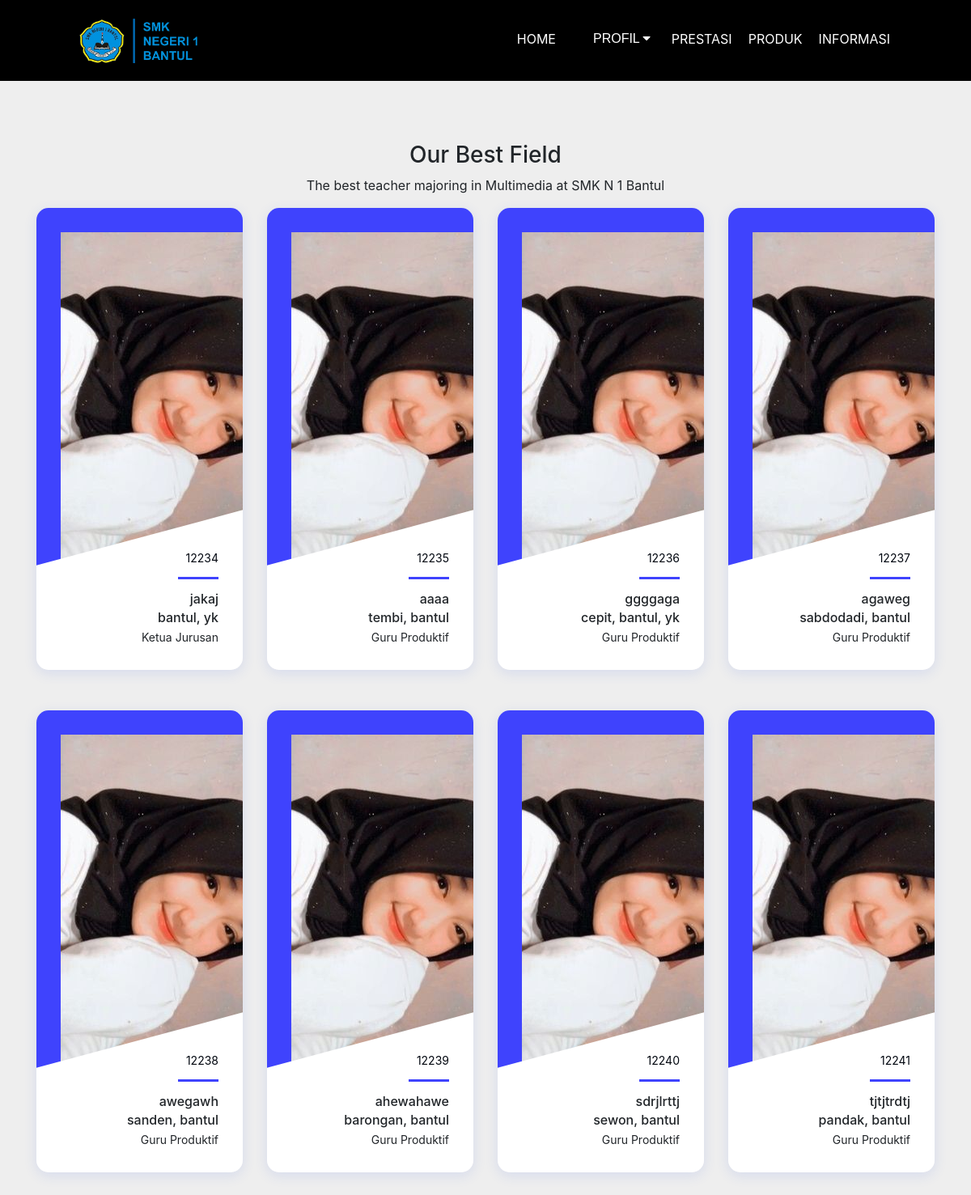
Page /website_mm/data_guru.php on the earlier database version.
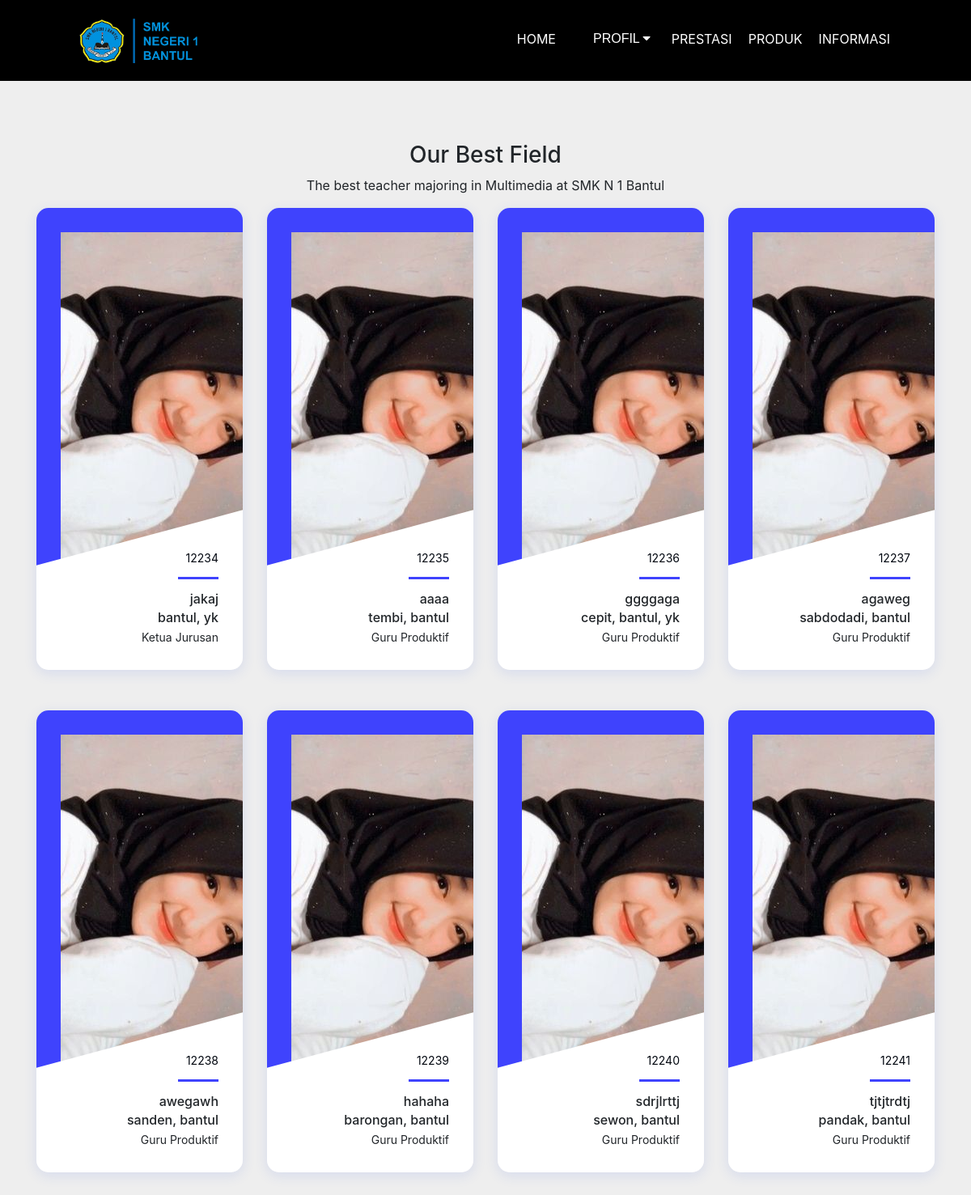
Same page on the later database version.
### tables this page shows
CREATE TABLE `tb_guru` (
  `nip` varchar(20) NOT NULL,
  `nama` varchar(50) NOT NULL,
  `alamat` varchar(60) NOT NULL,
  `jabatan` varchar(15) NOT NULL,
  `image` varchar(100) NOT NULL
);

### website_mm/data_guru.php (the view, shortened to what this page needs)
<!DOCTYPE html>
<html lang="en">
<head>
    <link href="https://cdn.jsdelivr.net/npm/bootstrap@4.5.0/dist/css/bootstrap.min.css" rel="stylesheet">
</head>
<body>
<link href="https://maxcdn.bootstrapcdn.com/font-awesome/4.7.0/css/font-awesome.min.css" rel="stylesheet" />
<header class="bg">
<nav>
  <div class="menu">
    <a href=""><img src="img/logo_smk.png"></a>
      <ul>
        <li><a href="index.php">HOME</a></li>
          <div class="navbar">
            <div class="dropdownn">
            <button class="dropbtnn">PROFIL
              <i class="fa fa-caret-down"></i>
            </button>
            </div>
          </div>
          <li><a href="prestasi.php">PRESTASI</a></li>
          <li><a href="produk.php">PRODUK</a></li>
          <li><a href="index.php#berita">INFORMASI</a></li>
      </ul>
  </div>
</nav>
</header>
<div class="container">
        <div class="row justify-content-center">
          <div class="col-12 col-sm-8 col-lg-6">
            <div class="section_heading text-center wow fadeInUp" data-wow-delay="0.2s" style="visibility: visible; animation-delay: 0.2s; animation-name: fadeInUp;">
              <h3>Our Best <span>Field</span></h3>
              <p>The best teacher majoring in Multimedia at SMK N 1 Bantul</p>
            </div>
          </div>
        </div>
        <div class="row">
<?php
	include "koneksi.php";
	$sql="SELECT * FROM tb_guru";
	$hasil=mysqli_query($kon,$sql);
	while ($data = mysqli_fetch_array($hasil)){
	?>
          <div class="col-12 col-sm-6 col-lg-3">
            <div class="single_advisor_profile wow fadeInUp" data-wow-delay="0.2s" style="visibility: visible; animation-delay: 0.2s; animation-name: fadeInUp;">
              <div class="advisor_thumb"><img src="img/guru/4.jpg" alt="">
                <div class="social-info"><a ><?php echo $data["nip"];   ?></a></div>
              </div>
              <div class="single_advisor_details_info">
                <h6><?php echo $data["nama"];   ?></h6>
                <h6><?php echo $data["alamat"];   ?></h6>
                <p class="designation"><?php echo $data["jabatan"];   ?></p>
              </div>
            </div>
          </div>
          <?php
	}
	?>
            </div>
          </div>
</body>
</html>

### website_mm/data_guru.php (style rules this page uses)
body { margin-top:20px; background:#eee; }
.menu img { float: left; padding: 20px 90px; height: 100px; }
.menu > a { font-size: 16px; }
nav { top: 0; position: absolute; width: 100%; z-index: 1; background-color: #000; }
.dropdownn { overflow: hidden; font-family: Arial; }
.dropdownn { float: left; overflow: hidden; }
.dropdownn .dropbtnn { font-size: 16px; border: none; outline: none; color: hwb(0 100% 0%); padding: 0px 10px; background-color: inherit; font-family: inherit; margin: 0; }
.menu ul { list-style: none; display: inline-flex; float: right; padding-right: 80px; padding-top: 28px; }
.menu ul li { padding-right: 20px; padding-top: 8px; }
.menu ul li a { text-decoration: none; cursor: pointer; color: white; }
.single_advisor_profile { position: relative; margin-bottom: 50px; -webkit-transition-duration: 500ms; transition-duration: 500ms; z-index: 1; border-radius: 15px; -webkit-box-shadow: 0 0.25rem 1rem 0 rgba(47, 91, 234, 0.125); box-shadow: 0 0.25rem 1rem 0 rgba(47, 91, 234, 0.125); }
.single_advisor_profile .advisor_thumb { position: relative; z-index: 1; border-radius: 15px 15px 0 0; margin: 0 auto; padding: 30px 30px 0 30px; background-color: #3f43fd; overflow: hidden; }
.single_advisor_profile .advisor_thumb::after { -webkit-transition-duration: 500ms; transition-duration: 500ms; position: absolute; width: 150%; height: 80px; bottom: -45px; left: -25%; content: ""; background-color: #ffffff; -webkit-transform: rotate(-15deg); transform: rotate(-15deg); }
.single_advisor_profile .advisor_thumb .social-info { position: absolute; z-index: 1; width: 100%; bottom: 0; right: 30px; text-align: right; }
.single_advisor_profile .advisor_thumb .social-info a { font-size: 14px; color: #020710; padding: 0 5px; }
.single_advisor_profile .advisor_thumb .social-info a:last-child { padding-right: 0; }
.single_advisor_profile .single_advisor_details_info { position: relative; z-index: 1; padding: 30px; text-align: right; -webkit-transition-duration: 500ms; transition-duration: 500ms; border-radius: 0 0 15px 15px; background-color: #ffffff; }
.single_advisor_profile .single_advisor_details_info::after { -webkit-transition-duration: 500ms; transition-duration: 500ms; position: absolute; z-index: 1; width: 50px; height: 3px; background-color: #3f43fd; content: ""; top: 12px; right: 30px; }
.single_advisor_profile .single_advisor_details_info h6 { margin-bottom: 0.25rem; -webkit-transition-duration: 500ms; transition-duration: 500ms; }
.single_advisor_profile .single_advisor_details_info p { -webkit-transition-duration: 500ms; transition-duration: 500ms; margin-bottom: 0; font-size: 14px; }

Differences in the rows shown:
changed tb_guru "barongan, bantul": nama "ahewahawe" → "hahaha"
